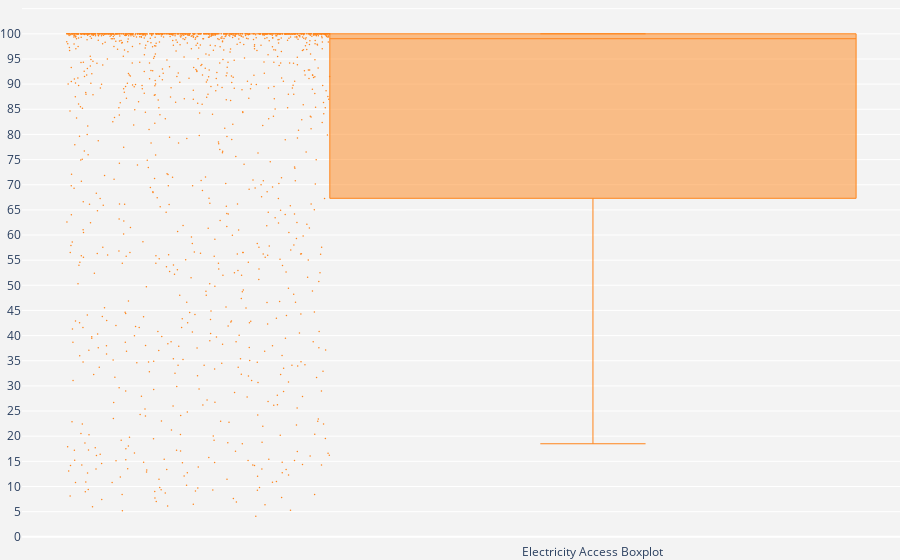

Write notebook code for a chart like this one.
### Code cell
fig_2.add_trace(go.Box(y = df['access_to_e_per'], name = 'Electricity Access Boxplot',
                     boxpoints='all',
            jitter=0.5,
            width = 0.1,
            marker_color='#FF851B',
            hovertext = df['country'],
            whiskerwidth=0.2,
            marker_size=1.5,
            line_width=1)),
fig_2.update_layout( yaxis=dict(
        autorange=True,
        showgrid=True,
        zeroline=True,
        dtick=5,
        gridcolor='rgb(255, 255, 255)',
        gridwidth=1,
        zerolinecolor='rgb(255, 255, 255)',
        zerolinewidth=2,
    ),
    margin=dict(
        l=0,
        r=0,
        b=0,
        t=0,
    ),
    paper_bgcolor='rgb(243, 243, 243)',
    plot_bgcolor='rgb(243, 243, 243)',
    showlegend=False
)

fig_2.show()

### Figure 1 — Plotly figure (JSON) as saved in the notebook; plotly's stock layout.template omitted (floating-point values rounded to 4 significant figures; data arrays with more than 128 entries replaced by an {"elided": "..."} marker saying what was removed)
{"data": [{"boxpoints": "all", "hovertext": {"elided": "1504 str values"}, "jitter": 0.5, "line": {"width": 1}, "marker": {"color": "#FF851B", "size": 1.5}, "name": "Electricity Access Boxplot", "type": "box", "whiskerwidth": 0.2, "width": 0.1, "y": {"elided": "1504 float values"}}], "layout": {"autosize": true, "margin": {"b": 0, "l": 0, "r": 0, "t": 0}, "paper_bgcolor": "rgb(243, 243, 243)", "plot_bgcolor": "rgb(243, 243, 243)", "showlegend": false, "xaxis": {"autorange": true, "range": [-0.1085, 0.05834], "type": "category"}, "yaxis": {"autorange": true, "dtick": 5, "gridcolor": "rgb(255, 255, 255)", "gridwidth": 1, "range": [-1.228, 105.3], "showgrid": true, "type": "linear", "zeroline": true, "zerolinecolor": "rgb(255, 255, 255)", "zerolinewidth": 2}}}
